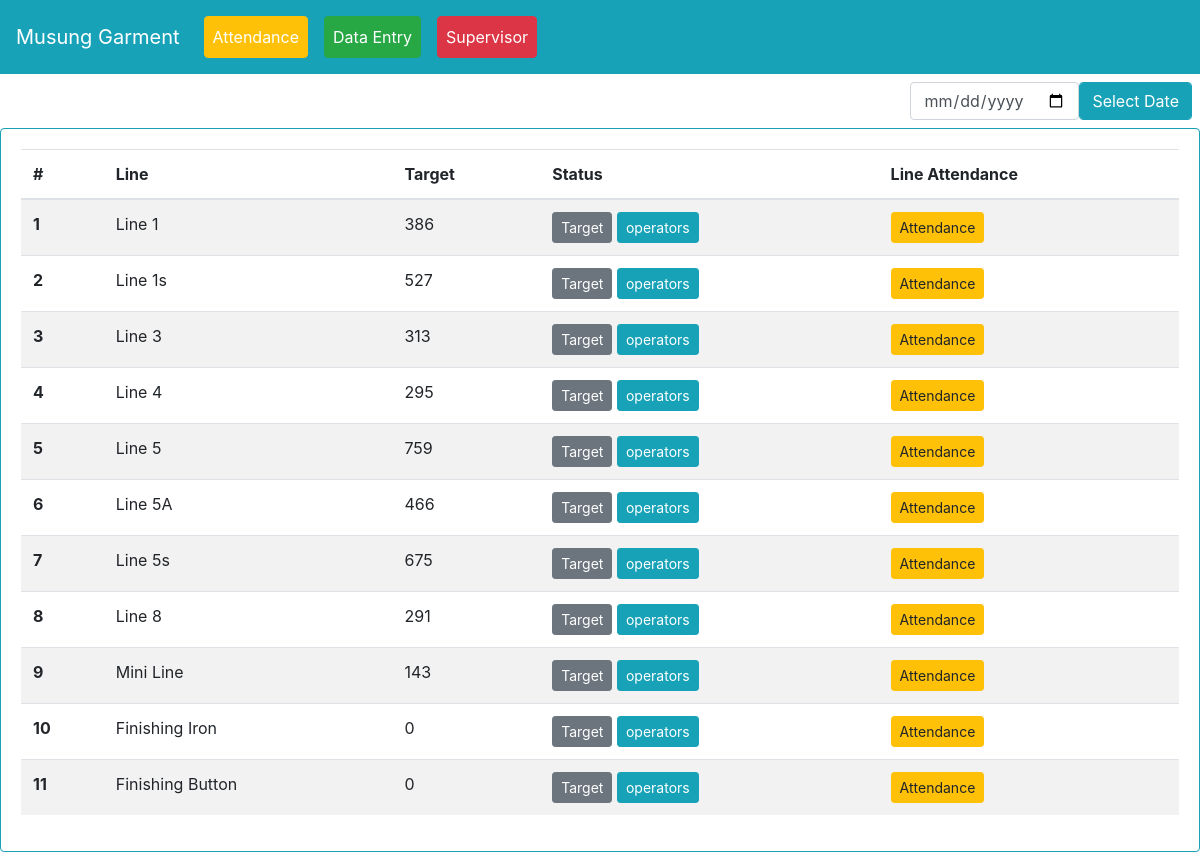
The app's page /, older data.
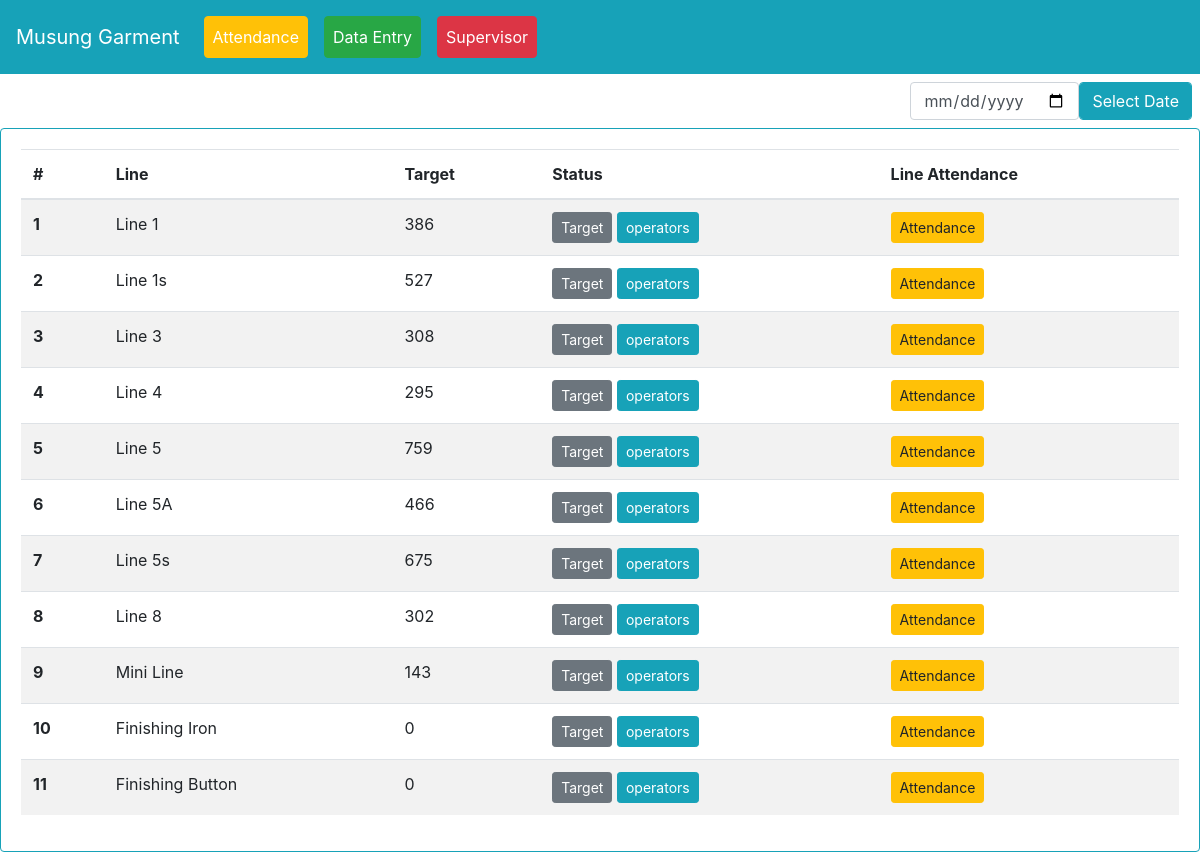
The same page, newer data.
### myapp/models.py (models this page shows, shortened)
class line(models.Model):
    line_name = models.CharField(max_length=255)
    target = models.PositiveIntegerField(default=0)

### myapp/views.py (the view)
# urls.py: path('', views.linelist, name='linelist'),
def linelist(request):
    lis = line.objects.all()
    context = {'lis':lis}
    return render(request, 'line.html', context)

### templates/line.html (shortened to what this page needs)
{% extends 'base.html' %}
{% block content %}
<div class="d-flex justify-content-end">
  <form method="post" action="{% url 'myapp:attendance_backdate' %}">{% csrf_token %}
    <div class="row m-2">
      <input type="date" name="duedate"  class="form-control col datepicker">
      <input type="submit" class="form-control btn btn-md btn-info col" value="Select Date">
    </div>
  </form>
</div>
<div class="card border-info mb-3">
  <div class="card-body">
<table class="table table-striped" id="invlist">
  <thead>
    <tr class="lilisttr">
      <th scope="col">#</th>
      <th scope="col">Line</th>
      <th scope="col">Target</th>
      <th scope="col">Status</th>
      <th scope="col">Line Attendance</th>
    </tr>
  </thead>
  <tbody id="linelistTbl">
  	{% for i in lis %}
    <tr class="linetr">
      <th scope="row" class="lid">{{i.id}}</th>
      <td>{{i.line_name}}</td>
      <td>{{i.target}}</td>
      <td>
<button type="button" class="btn btn-sm btn-secondary" data-toggle="modal" data-target="#lineu-{{i.id}}">
  Target
</button>
    <a href="{% url 'myapp:operatoratt' i.id %}" class="btn btn-sm btn-info">operators</a>
      </td>
      <td>
        <button type="button" class="lineatt btn btn-sm btn-warning">Attendance</button>
      </td>
    </tr>
    {% endfor %}
  </tbody>
</table>
  </div>
</div>
{% endblock content %}

Row changes from the older to the newer data that the page shows:
changed line "Line 3": target "313" → "308"
changed line "Line 8": target "291" → "302"
